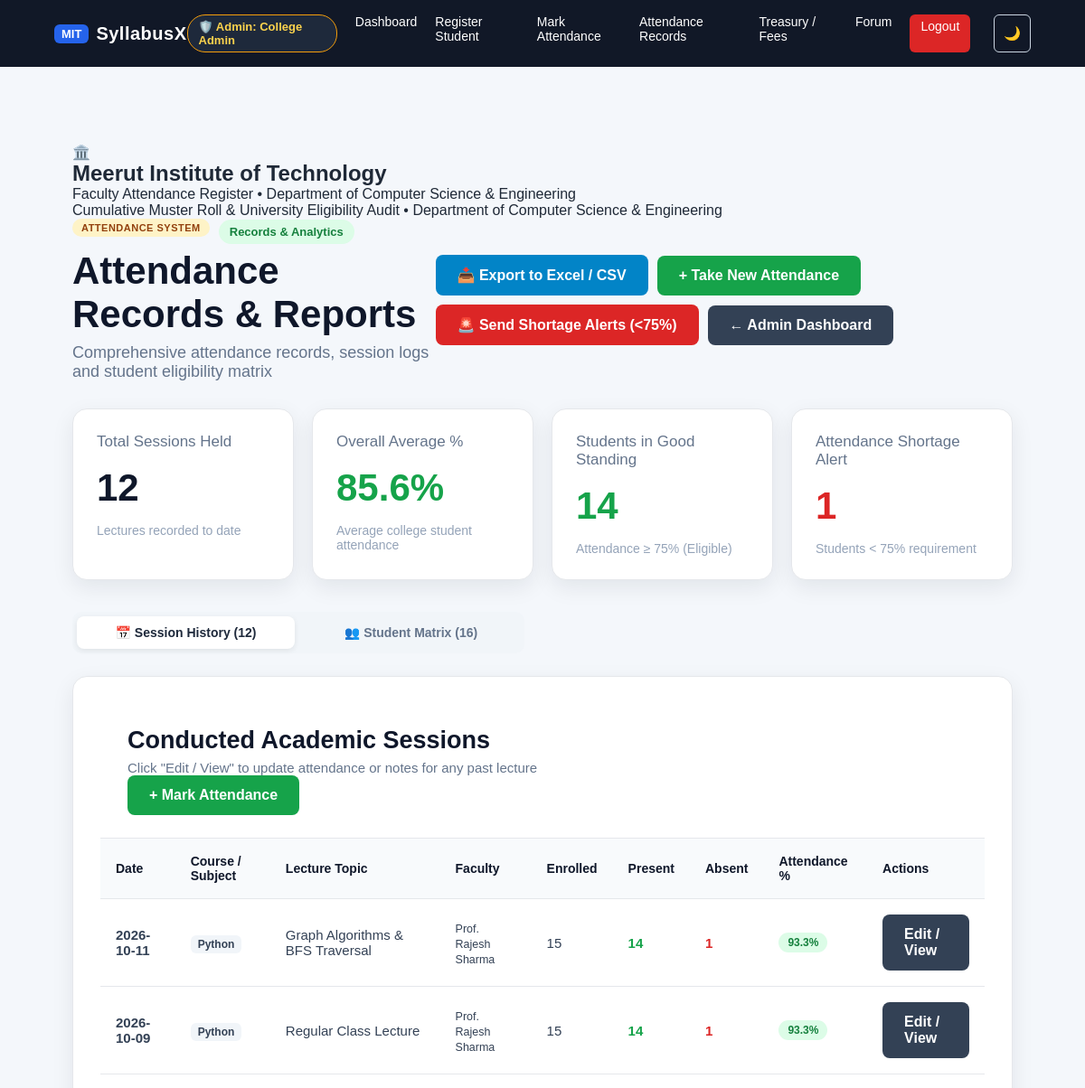
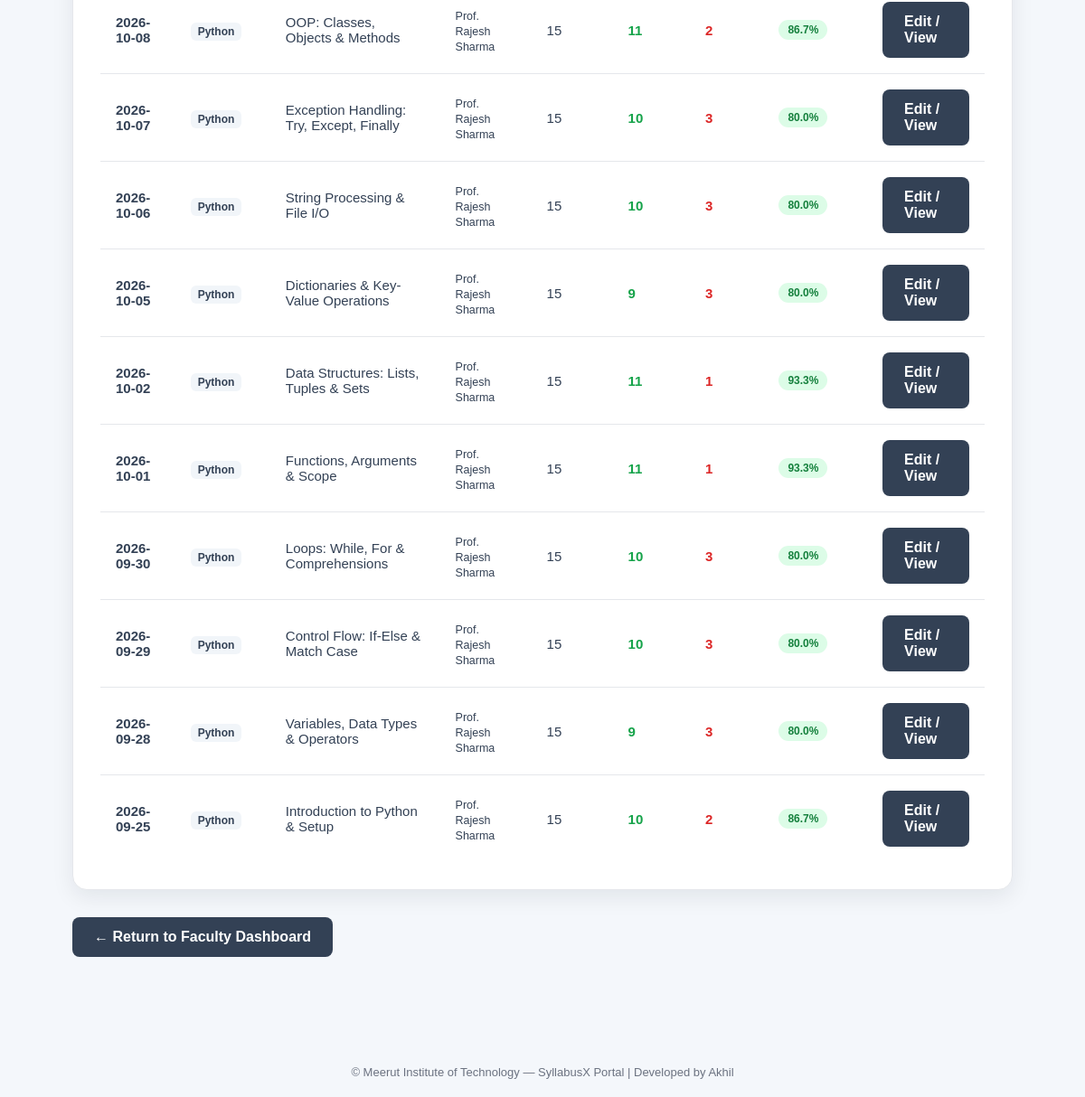
Screenshot of /faculty/attendance/records (signed in) with the database file from the repository (2 pictures, top to bottom).
### tables this page shows
CREATE TABLE courses (
            id INTEGER PRIMARY KEY AUTOINCREMENT,
            name TEXT NOT NULL UNIQUE,
            code TEXT NOT NULL UNIQUE,
            description TEXT,
            instructions TEXT,
            mcq_duration_minutes INTEGER DEFAULT 20,
            coding_duration_minutes INTEGER DEFAULT 60,
            is_active INTEGER DEFAULT 1,
            created_at TIMESTAMP DEFAULT CURRENT_TIMESTAMP
        );

### app.py (the view)
@app.route(
    "/admin/attendance/records"
)
@app.route(
    "/faculty/attendance/records"
)
@faculty_or_admin_required
def admin_attendance_records():
    connection = get_db_connection()
    attendance_stats = get_attendance_overview_stats(connection)
    sessions = get_recent_attendance_sessions(connection, limit=50)
    raw_students = connection.execute("""
        SELECT *
        FROM students
        ORDER BY roll_number ASC, name ASC
    """).fetchall()
    students_matrix = []
    for st in raw_students:
        summary = get_student_attendance_summary(
            connection,
            st["id"]
        )
        students_matrix.append({
            "student": st,
            "summary": summary
        })
    courses = connection.execute("""
        SELECT *
        FROM courses
        WHERE is_active = 1
        ORDER BY id
    """).fetchall()
    connection.close()
    return render_template(
        "admin_attendance_records.html",
        attendance_stats=attendance_stats,
        sessions=sessions,
        students_matrix=students_matrix,
        courses=courses
    )

### app.py (called while the page is built)
@app.after_request
def add_security_headers(response):
    response.headers['X-Content-Type-Options'] = 'nosniff'
    response.headers['X-Frame-Options'] = 'SAMEORIGIN'
    response.headers['X-XSS-Protection'] = '1; mode=block'
    response.headers['Referrer-Policy'] = 'strict-origin-when-cross-origin'
    return response

def get_db_connection():
    database_url = os.environ.get("DATABASE_URL", "")
    if database_url and _PSYCOPG2_AVAILABLE:
        pg_conn = psycopg2.connect(database_url)
        return _PGConnectionWrapper(pg_conn)
    os.makedirs(DATABASE_DIR, exist_ok=True)
    connection = sqlite3.connect(
        DATABASE_PATH,
        timeout=30,
        check_same_thread=False
    )
    connection.row_factory = sqlite3.Row
    connection.execute("PRAGMA busy_timeout = 30000")
    connection.execute("PRAGMA foreign_keys = ON")
    return connection

def faculty_or_admin_required(function):
    @wraps(function)
    def decorated_function(*args, **kwargs):
        if "faculty_id" not in session and "admin_id" not in session:
            flash("Please login as faculty or admin first.", "error")
            return redirect(url_for("login", tab="faculty"))
        return function(*args, **kwargs)
    return decorated_function

### templates/admin_attendance_records.html (shortened to what this page needs)
{% extends "base.html" %}
{% block content %}
<div class="page-container">
    <div class="college-badge-banner">
        <div class="college-crest-icon">🏛️</div>
        <div class="college-info">
            <h2>Meerut Institute of Technology</h2>
            <p>Faculty Attendance Register • Department of Computer Science &amp; Engineering</p>
            <span class="college-tagline">Cumulative Muster Roll &amp; University Eligibility Audit • Department of Computer Science &amp; Engineering</span>
        </div>
    </div>
    <div class="dashboard-header">
        <div>
            <div style="display: flex; align-items: center; gap: 10px; margin-bottom: 6px;">
                <span class="portal-badge faculty-badge-style">ATTENDANCE SYSTEM</span>
                <span class="status-badge status-active">Records &amp; Analytics</span>
            </div>
            <h1>Attendance Records &amp; Reports</h1>
            <p>Comprehensive attendance records, session logs and student eligibility matrix</p>
        </div>
        <div class="header-action-buttons">
            <a href="{{ url_for('export_attendance_csv') }}" class="btn btn-secondary" style="background: #0284c7; color: white; border-color: #0284c7; font-weight: 700;">
                📥 Export to Excel / CSV
            </a>
            <a href="{{ url_for('admin_attendance') }}" class="btn btn-primary" style="background: #16a34a; font-weight: 700;">
                + Take New Attendance
            </a>
            <form action="{{ url_for('send_shortage_alerts') }}" method="POST" style="display: inline;" onsubmit="return confirm('Dispatch official AKTU attendance shortage alerts to all students below 75% attendance via SMS/WhatsApp?');">
                <button type="submit" class="btn btn-secondary" style="background: #dc2626; color: white; border-color: #dc2626; font-weight: 700;">
                    🚨 Send Shortage Alerts (&lt;75%)
                </button>
            </form>
            {% if session.get('faculty_id') %}
            <a href="{{ url_for('faculty_dashboard') }}" class="btn btn-secondary">
                ← Faculty Dashboard
            </a>
            {% else %}
            <a href="{{ url_for('admin_dashboard') }}" class="btn btn-secondary">
                ← Admin Dashboard
            </a>
            {% endif %}
        </div>
    </div>
    <div class="stats-grid">
        <div class="stat-card">
            <div class="stat-title">Total Sessions Held</div>
            <div class="stat-number">{{ attendance_stats.session_count }}</div>
            <div class="stat-description">Lectures recorded to date</div>
        </div>
        <div class="stat-card">
            <div class="stat-title">Overall Average %</div>
            <div class="stat-number {% if attendance_stats.avg_percentage >= 75 %}text-green{% else %}text-red{% endif %}">
                {{ attendance_stats.avg_percentage }}%
            </div>
            <div class="stat-description">Average college student attendance</div>
        </div>
        <div class="stat-card">
            <div class="stat-title">Students in Good Standing</div>
            <div class="stat-number text-green">{{ attendance_stats.good_count }}</div>
            <div class="stat-description">Attendance ≥ 75% (Eligible)</div>
        </div>
        <div class="stat-card">
            <div class="stat-title">Attendance Shortage Alert</div>
            <div class="stat-number text-red">{{ attendance_stats.shortage_count }}</div>
            <div class="stat-description">Students &lt; 75% requirement</div>
        </div>
    </div>
    <div class="portal-tabs" style="max-width: 500px; margin: 0 0 25px 0;">
        <button
            type="button"
            class="portal-tab active"
            id="tabSessionsBtn"
            onclick="switchRecordView('sessions')"
        >
            📅 Session History ({{ sessions|length }})
        </button>
        <button
            type="button"
            class="portal-tab"
            id="tabMatrixBtn"
            onclick="switchRecordView('matrix')"
        >
            👥 Student Matrix ({{ students_matrix|length }})
        </button>
    </div>
    <div id="sessionsViewWrapper" class="dashboard-card">
        <div class="card-header">
            <div>
                <h2>Conducted Academic Sessions</h2>
                <p>Click "Edit / View" to update attendance or notes for any past lecture</p>
            </div>
            <div>
                <a href="{{ url_for('admin_attendance') }}" class="btn btn-primary btn-sm" style="background: #16a34a;">
                    + Mark Attendance
                </a>
            </div>
        </div>
        {% if sessions %}
        <div class="table-wrapper">
            <table class="student-table">
                <thead>
                    <tr>
                        <th>Date</th>
                        <th>Course / Subject</th>
                        <th>Lecture Topic</th>
                        <th>Faculty</th>
                        <th>Enrolled</th>
                        <th>Present</th>
                        <th>Absent</th>
                        <th>Attendance %</th>
                        <th>Actions</th>
                    </tr>
                </thead>
                <tbody>
                    {% for session in sessions %}
                    <tr>
                        <td>
                            <strong>{{ session["attendance_date"] }}</strong>
                        </td>
                        <td>
                            <span class="course-pill">{{ session["course_name"] }}</span>
                        </td>
                        <td>
                            {{ session["topic"] or "Regular Class Lecture" }}
                        </td>
                        <td>
                            <small>{{ session["faculty_name"] or "Faculty" }}</small>
                        </td>
                        <td>{{ session["total_students"] }}</td>
                        <td>
                            <span class="text-green" style="font-weight: 600;">{{ session["present_count"] }}</span>
                        </td>
                        <td>
                            <span class="text-red" style="font-weight: 600;">{{ session["absent_count"] }}</span>
                        </td>
                        <td>
                            <span class="attendance-badge {% if session['percentage'] >= 75 %}good{% else %}warning{% endif %}">
                                {{ session["percentage"] }}%
                            </span>
                        </td>
                        <td>
                            <a
                                href="{{ url_for('admin_attendance', date=session['attendance_date'], course_id=session['course_id']) }}"
                                class="btn btn-sm btn-secondary"
                            >
                                Edit / View
                            </a>
                        </td>
                    </tr>
                    {% endfor %}
                </tbody>
            </table>
        </div>
        {% endif %}
    </div>
    <div class="dashboard-footer" style="margin-top: 30px;">
        <a href="{{ url_for('admin_dashboard') }}" class="btn btn-secondary">
            ← Return to Faculty Dashboard
        </a>
    </div>
</div>
{% endblock %}

### rows the page displays
courses: attendance_date "2026-10-09", course_name "Python", session "Regular Class Lecture", session "Prof. Rajesh Sharma", total_students "15", present_count "14", absent_count "1", percentage "93.3"

### other values shown
{{ session.get("admin_name") }} "College Admin"
{{ attendance_stats.session_count }} "12"
{{ attendance_stats.avg_percentage }} "85.6"
{{ attendance_stats.good_count }} "14"
{{ attendance_stats.shortage_count }} "1"
{{ sessions|length }} "12"
{{ students_matrix|length }} "16"
{{ session["attendance_date"] }} "2026-10-11" "2026-10-08" "2026-10-07" "2026-10-06" "2026-10-05" "2026-10-02" "2026-10-01" "2026-09-30" "2026-09-29" "2026-09-28" "2026-09-25"
{{ session["course_name"] }} "Python" "Python" "Python" "Python" "Python" "Python" "Python" "Python" "Python" "Python" "Python"
{{ session["topic"] or "Regular Class Lecture" }} "Graph Algorithms & BFS Traversal" "OOP: Classes, Objects & Methods" "Exception Handling: Try, Except, Finally" "String Processing & File I/O" "Dictionaries & Key-Value Operations" "Data Structures: Lists, Tuples & Sets" "Functions, Arguments & Scope" "Loops: While, For & Comprehensions" "Control Flow: If-Else & Match Case" "Variables, Data Types & Operators" "Introduction to Python & Setup"
{{ session["faculty_name"] or "Faculty" }} "Prof. Rajesh Sharma" "Prof. Rajesh Sharma" "Prof. Rajesh Sharma" "Prof. Rajesh Sharma" "Prof. Rajesh Sharma" "Prof. Rajesh Sharma" "Prof. Rajesh Sharma" "Prof. Rajesh Sharma" "Prof. Rajesh Sharma" "Prof. Rajesh Sharma" "Prof. Rajesh Sharma"
{{ session["total_students"] }} "15" "15" "15" "15" "15" "15" "15" "15" "15" "15" "15"
{{ session["present_count"] }} "14" "11" "10" "10" "9" "11" "11" "10" "10" "9" "10"
{{ session["absent_count"] }} "1" "2" "3" "3" "3" "1" "1" "3" "3" "3" "2"
{{ session["percentage"] }} "93.3" "86.7" "80.0" "80.0" "80.0" "93.3" "93.3" "80.0" "80.0" "80.0" "86.7"
